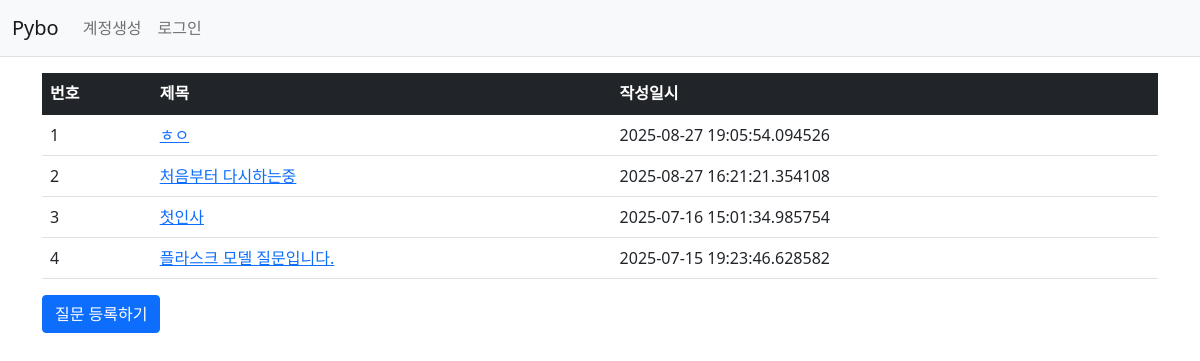
Page /question/list/ on the committed database.
### pybo/models.py (models this page shows)
class Question(db.Model):
    id = db.Column(db.Integer, primary_key=True)
    subject = db.Column(db.String(200), nullable=False)
    content = db.Column(db.Text(), nullable=False)
    create_date = db.Column(db.DateTime(), nullable=False)

### pybo/views/question_views.py (the view)
@bp.route('/list/')
def _list(): ## 충돌할 수 있기에 함수명 _list
    question_list = Question.query.order_by(Question.create_date.desc())
    return render_template('question/question_list.html', question_list = question_list)

### pybo/templates/question/question_list.html
{% extends 'base.html' %}
{% block content %}
<div class="container my-3">
    <table class="table">
        <thead>
        <tr class="table-dark">
            <th>번호</th>
            <th>제목</th>
            <th>작성일시</th>
        </tr>
        </thead>
        <tbody>
        {% if question_list %}
        {% for question in question_list %}
        <tr>
            <td>{{ loop.index }}</td>
            <td>
                <a href="{{ url_for('question.detail', question_id = question.id) }}">{{question.subject}}</a>
            </td>
            <td>{{ question.create_date }}</td>
        </tr>
        {% endfor %}
        {% else %}
        <tr>
            <td colspan="3">질문이 없습니다.</td>
        </tr>
        {% endif %}
        </tbody>
    </table>
    <a href="{{ url_for('question.create')}}" class ="btn btn-primary">질문 등록하기</a>
</div>
{% endblock %}

### rows in the picture
Question: subject "ㅎㅇ", create_date "2025-08-27 19:05:54.094526"
Question: subject "처음부터 다시하는중", create_date "2025-08-27 16:21:21.354108"
Question: subject "첫인사", create_date "2025-07-16 15:01:34.985754"
Question: subject "플라스크 모델 질문입니다.", create_date "2025-07-15 19:23:46.628582"
